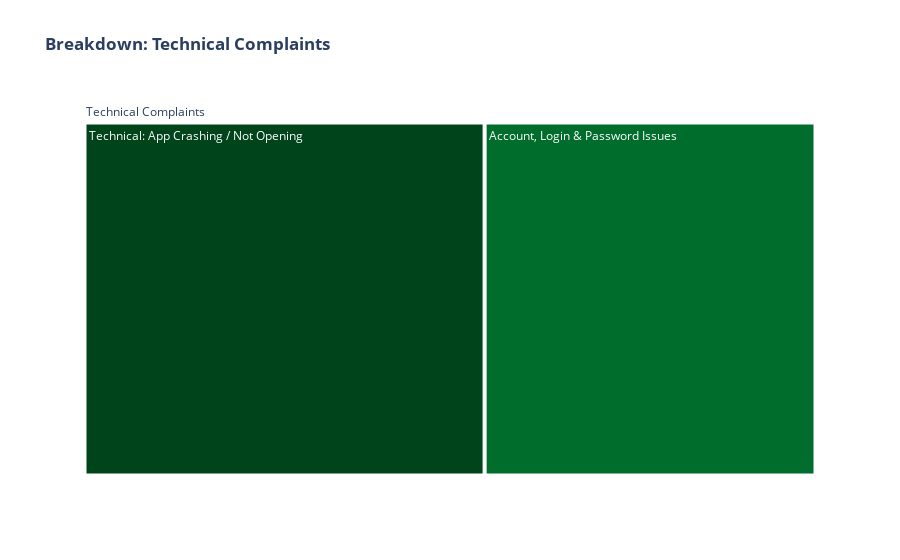

The notebook cell saved with this chart:
### Code cell
# --- 3A: Treemap Breakdown ---
# This is your original code, which is the starting point.
tech_df = df[df["theme"] == "Technical Performance"]
tech_breakdown = tech_df["topic_name"].value_counts().reset_index()
tech_breakdown.columns = ["Specific Complaint", "Review Count"]

fig_tech_treemap = px.treemap(
    tech_breakdown.head(10),
    path=[px.Constant("Technical Complaints"), "Specific Complaint"],
    values="Review Count",
    title="<b>Breakdown: Technical Complaints</b>",
    color_discrete_sequence=px.colors.sequential.Greens_r,
)
fig_tech_treemap.show()


# --- 3B: Hierarchical Sunburst View ---
# (You can create a sunburst for this theme as well)


# --- 3C: Key Term Analysis with TF-IDF ---
# This part correctly generates the 'tfidf_tech' DataFrame.
print("\n--- Most Important Terms for 'Technical Performance' (TF-IDF) ---")
tfidf_tech = get_top_tfidf_words_for_theme("Technical Performance", n_words=15)
display(tfidf_tech)


# --- 3D: Visualize Key Terms with a Bar Chart ---
# We use the 'tfidf_tech' DataFrame to create a bar chart.
print("\n--- Generating Bar Chart for Technical Performance TF-IDF Scores ---")
fig_bar_tech = px.bar(
    tfidf_tech.sort_values("TF-IDF Score", ascending=True),
    x="TF-IDF Score",
    y="Word",
    orientation="h",
    title="<b>Key Terms for 'Technical Performance' by Importance</b>",
    labels={"TF-IDF Score": "TF-IDF Importance Score", "Word": "Term"},
    template="plotly_white",
    color="TF-IDF Score",
    # Use a matching color scale for theme consistency
    color_continuous_scale=px.colors.sequential.Greens,
)
fig_bar_tech.update_layout(
    showlegend=False, coloraxis_showscale=False, yaxis_title=None
)
fig_bar_tech.show()


# --- 3E: Visualize Key Terms with a Word Cloud ---
# Finally, we create a word cloud from the same TF-IDF data.
print("\n--- Generating Word Cloud for Technical Performance Theme ---")
term_frequency_dict_tech = dict(zip(tfidf_tech["Word"], tfidf_tech["TF-IDF Score"]))

wordcloud_tech = WordCloud(
    width=1000,
    height=500,
    background_color="white",
    colormap="Greens",  # Match the theme color
    min_font_size=12,
).generate_from_frequencies(term_frequency_dict_tech)

plt.figure(figsize=(12, 6))
plt.imshow(wordcloud_tech, interpolation="bilinear")
plt.axis("off")
plt.title("Word Cloud for 'Technical Performance'", fontsize=18, pad=20)
plt.show()

### Figure 1 — Plotly figure (JSON) as saved in the notebook; plotly's stock layout.template omitted (floating-point values rounded to 4 significant figures)
{"data": [{"branchvalues": "total", "domain": {"x": [0, 1], "y": [0, 1]}, "hovertemplate": "labels=%{label}<br>Review Count=%{value}<br>parent=%{parent}<br>id=%{id}<extra></extra>", "ids": ["Technical Complaints/Technical: App Crashing / Not Opening", "Technical Complaints/Account, Login & Password Issues", "Technical Complaints"], "labels": ["Technical: App Crashing / Not Opening", "Account, Login & Password Issues", "Technical Complaints"], "name": "", "parents": ["Technical Complaints", "Technical Complaints", ""], "type": "treemap", "values": [133.0, 110.0, 243.0]}], "layout": {"legend": {"tracegroupgap": 0}, "title": {"text": "<b>Breakdown: Technical Complaints</b>"}, "treemapcolorway": ["rgb(0,68,27)", "rgb(0,109,44)", "rgb(35,139,69)", "rgb(65,171,93)", "rgb(116,196,118)", "rgb(161,217,155)", "rgb(199,233,192)", "rgb(229,245,224)", "rgb(247,252,245)"]}}
